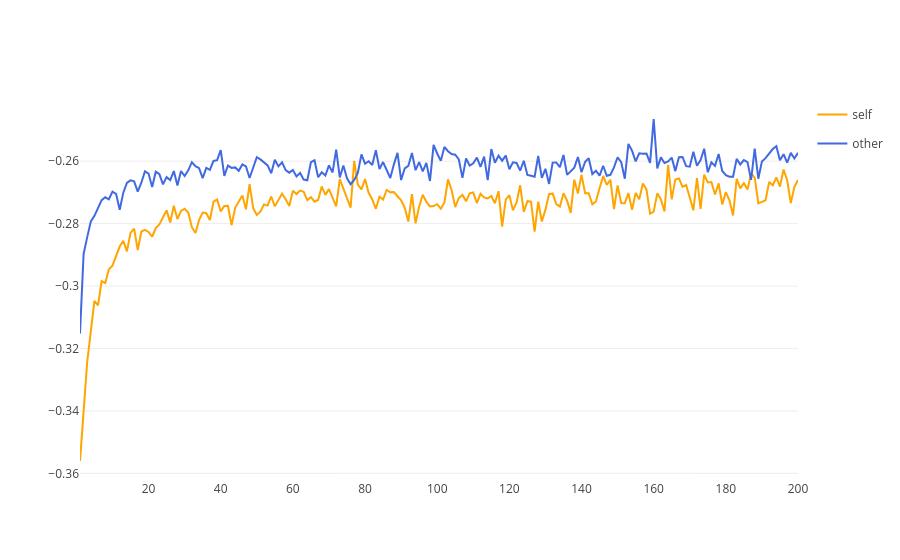
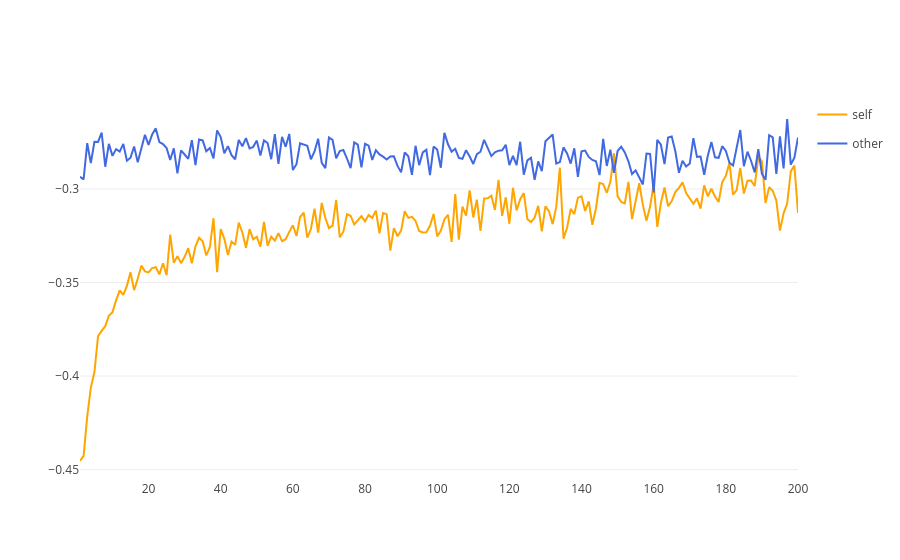
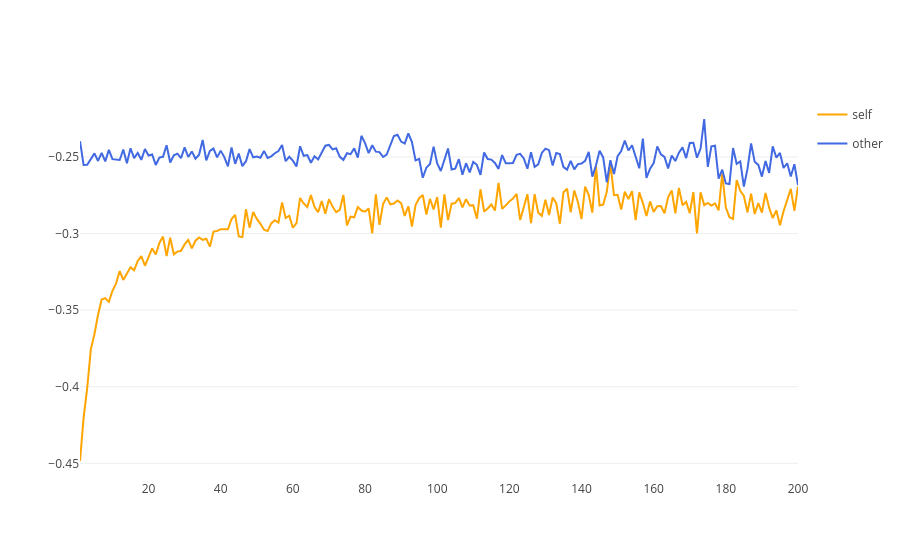
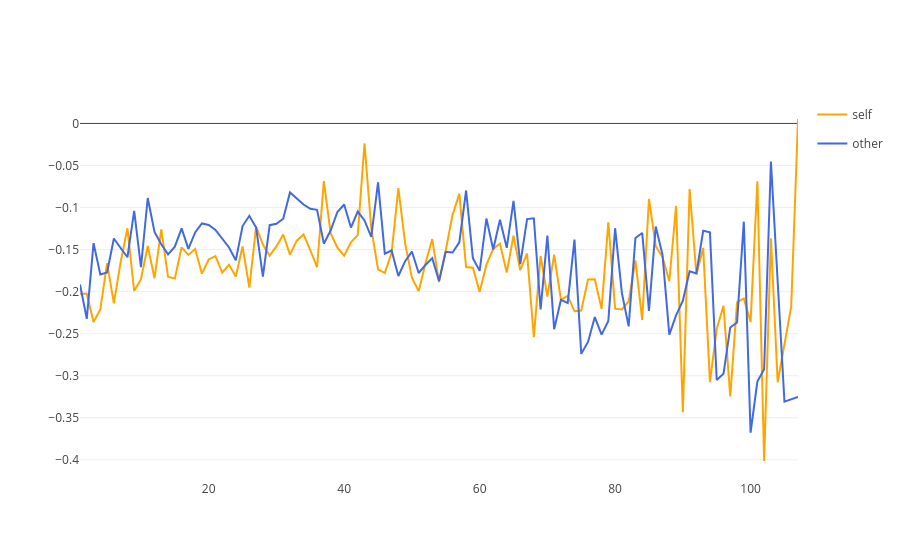

These figures' notebook cell, in order:
### Code cell
for corpus, plot in zip(df1.lang.unique(), figs):
    print(corpus)
    plot.show()
    plot.write_html(os.path.join(OUTPUTS_PATH, corpus+'.html'))
    plot.write_image(os.path.join(OUTPUTS_PATH, corpus+'.png'), scale=5)

### Figure 1 — Plotly figure (JSON) as saved in the notebook; plotly's stock layout.template omitted (floating-point values rounded to 4 significant figures; data arrays with more than 128 entries replaced by an {"elided": "..."} marker saying what was removed)
{"data": [{"legendgroup": "self", "line": {"color": "orange"}, "mode": "lines", "name": "self", "showlegend": true, "x": {"elided": "200 int values"}, "y": {"elided": "200 float values"}, "type": "scatter"}, {"legendgroup": "other", "line": {"color": "royalblue"}, "mode": "lines", "name": "other", "showlegend": true, "x": {"elided": "200 int values"}, "y": {"elided": "200 float values"}, "type": "scatter"}], "layout": {}}

### Figure 2 — Plotly figure (JSON) as saved in the notebook; plotly's stock layout.template omitted (floating-point values rounded to 4 significant figures; data arrays with more than 128 entries replaced by an {"elided": "..."} marker saying what was removed)
{"data": [{"legendgroup": "self", "line": {"color": "orange"}, "mode": "lines", "name": "self", "showlegend": true, "x": {"elided": "200 int values"}, "y": {"elided": "200 float values"}, "type": "scatter"}, {"legendgroup": "other", "line": {"color": "royalblue"}, "mode": "lines", "name": "other", "showlegend": true, "x": {"elided": "200 int values"}, "y": {"elided": "200 float values"}, "type": "scatter"}], "layout": {}}

### Figure 3 — Plotly figure (JSON) as saved in the notebook; plotly's stock layout.template omitted (floating-point values rounded to 4 significant figures; data arrays with more than 128 entries replaced by an {"elided": "..."} marker saying what was removed)
{"data": [{"legendgroup": "self", "line": {"color": "orange"}, "mode": "lines", "name": "self", "showlegend": true, "x": {"elided": "200 int values"}, "y": {"elided": "200 float values"}, "type": "scatter"}, {"legendgroup": "other", "line": {"color": "royalblue"}, "mode": "lines", "name": "other", "showlegend": true, "x": {"elided": "200 int values"}, "y": {"elided": "200 float values"}, "type": "scatter"}], "layout": {}}

### Figure 4 — Plotly figure (JSON) as saved in the notebook; plotly's stock layout.template omitted (floating-point values rounded to 4 significant figures)
{"data": [{"legendgroup": "self", "line": {"color": "orange"}, "mode": "lines", "name": "self", "showlegend": true, "x": [1, 2, 3, 4, 5, 6, 7, 8, 9, 10, 11, 12, 13, 14, 15, 16, 17, 18, 19, 20, 21, 22, 23, 24, 25, 26, 27, 28, 29, 30, 31, 32, 33, 34, 35, 36, 37, 38, 39, 40, 41, 42, 43, 44, 45, 46, 47, 48, 49, 50, 51, 52, 53, 54, 55, 56, 57, 58, 59, 60, 61, 62, 63, 64, 65, 66, 67, 68, 69, 70, 71, 72, 73, 74, 75, 76, 77, 78, 79, 80, 81, 82, 83, 84, 85, 86, 87, 88, 89, 90, 91, 92, 93, 94, 95, 96, 97, 98, 99, 100, 101, 102, 103, 104, 106, 107], "y": [-0.2026, -0.2025, -0.236, -0.2211, -0.1662, -0.214, -0.165, -0.1247, -0.1992, -0.1852, -0.1458, -0.184, -0.1258, -0.1823, -0.1845, -0.1473, -0.1563, -0.1494, -0.1787, -0.1617, -0.1579, -0.1775, -0.168, -0.1821, -0.1462, -0.1951, -0.1227, -0.144, -0.1572, -0.1462, -0.1321, -0.156, -0.1394, -0.132, -0.1506, -0.1707, -0.06855, -0.1305, -0.1478, -0.1572, -0.1414, -0.1329, -0.0236, -0.1248, -0.1734, -0.1779, -0.1539, -0.07697, -0.1426, -0.1833, -0.1994, -0.1665, -0.1375, -0.1885, -0.1507, -0.1087, -0.08369, -0.1707, -0.1716, -0.2003, -0.1679, -0.1491, -0.1429, -0.1773, -0.1334, -0.1745, -0.1546, -0.2541, -0.1575, -0.2059, -0.1559, -0.2095, -0.2051, -0.2234, -0.2225, -0.1856, -0.1854, -0.2204, -0.1175, -0.2203, -0.2212, -0.2117, -0.1628, -0.2338, -0.08979, -0.1459, -0.1589, -0.1875, -0.09809, -0.3435, -0.07808, -0.1796, -0.148, -0.3077, -0.2445, -0.2168, -0.3247, -0.2128, -0.2081, -0.2362, -0.06865, -0.4014, -0.1365, -0.3078, -0.2176, 0.005282], "type": "scatter"}, {"legendgroup": "other", "line": {"color": "royalblue"}, "mode": "lines", "name": "other", "showlegend": true, "x": [1, 2, 3, 4, 5, 6, 7, 8, 9, 10, 11, 12, 13, 14, 15, 16, 17, 18, 19, 20, 21, 22, 23, 24, 25, 26, 27, 28, 29, 30, 31, 32, 33, 34, 35, 36, 37, 38, 39, 40, 41, 42, 43, 44, 45, 46, 47, 48, 49, 50, 51, 52, 53, 54, 55, 56, 57, 58, 59, 60, 61, 62, 63, 64, 65, 66, 67, 68, 69, 70, 71, 72, 73, 74, 75, 76, 77, 78, 79, 80, 81, 82, 83, 84, 85, 86, 87, 88, 89, 90, 91, 92, 93, 94, 95, 96, 97, 98, 99, 100, 101, 102, 103, 105, 107], "y": [-0.1915, -0.2323, -0.1423, -0.1796, -0.1772, -0.1369, -0.1481, -0.1591, -0.1039, -0.171, -0.08866, -0.129, -0.1436, -0.1556, -0.1466, -0.1248, -0.1492, -0.1297, -0.1189, -0.1207, -0.1266, -0.1375, -0.1475, -0.1628, -0.122, -0.1098, -0.1237, -0.1821, -0.121, -0.1193, -0.1132, -0.08197, -0.08908, -0.09636, -0.1015, -0.1027, -0.143, -0.1274, -0.1053, -0.09638, -0.1238, -0.1047, -0.1154, -0.135, -0.07004, -0.1548, -0.151, -0.1814, -0.1637, -0.1523, -0.1778, -0.1682, -0.1601, -0.1873, -0.1526, -0.1535, -0.1414, -0.07973, -0.1601, -0.1753, -0.113, -0.1499, -0.1146, -0.1479, -0.09198, -0.1672, -0.1137, -0.1127, -0.2211, -0.1333, -0.2447, -0.2099, -0.2135, -0.1381, -0.274, -0.2598, -0.2302, -0.251, -0.2348, -0.1246, -0.2018, -0.2412, -0.1361, -0.1302, -0.2228, -0.1226, -0.1563, -0.2511, -0.2283, -0.2107, -0.1758, -0.1783, -0.1276, -0.1294, -0.3051, -0.2977, -0.2426, -0.2367, -0.1168, -0.3676, -0.3069, -0.2923, -0.04518, -0.3308, -0.3252], "type": "scatter"}], "layout": {}}
